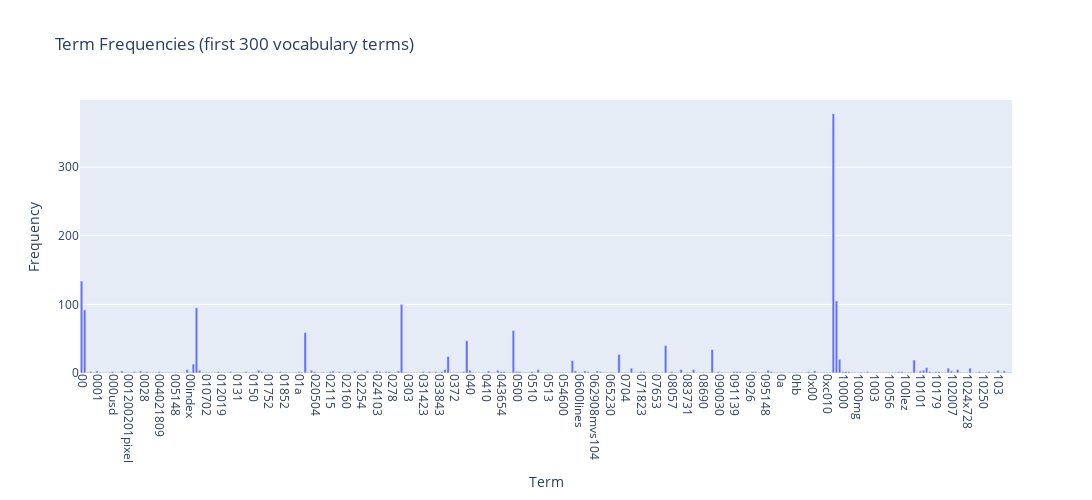

Write notebook code for a chart like this one.
### Markdown cell above
### >>> **Exercise 12 (take home):**
If you want a nicer interactive visualization here, I would encourage you try to install and use plotly to achieve this.

### Code cell
# Answer here
import plotly.express as px
N = 300  # term to show
terms = count_vect.get_feature_names_out()[:N]
freqs = term_frequencies[:N]

df_plot = pd.DataFrame({"term": terms, "freq": freqs})
fig = px.bar(
    df_plot,
    x="term",
    y="freq",
    title=f"Term Frequencies (first {N} vocabulary terms)",
    labels={"term": "Term", "freq": "Frequency"}
)
fig.update_layout(xaxis_tickangle=90, height=500, width=1100)
fig.show()

### Figure 1 — Plotly figure (JSON) as saved in the notebook; plotly's stock layout.template omitted (floating-point values rounded to 4 significant figures; data arrays with more than 128 entries replaced by an {"elided": "..."} marker saying what was removed)
{"data": [{"hovertemplate": "Term=%{x}<br>Frequency=%{y}<extra></extra>", "legendgroup": "", "marker": {"color": "#636efa", "pattern": {"shape": ""}}, "name": "", "orientation": "v", "showlegend": false, "textposition": "auto", "x": {"elided": "300 str values"}, "xaxis": "x", "y": {"elided": "300 int values"}, "yaxis": "y", "type": "bar"}], "layout": {"xaxis": {"anchor": "y", "domain": [0.0, 1.0], "title": {"text": "Term"}, "tickangle": 90}, "yaxis": {"anchor": "x", "domain": [0.0, 1.0], "title": {"text": "Frequency"}}, "legend": {"tracegroupgap": 0}, "title": {"text": "Term Frequencies (first 300 vocabulary terms)"}, "barmode": "relative", "height": 500, "width": 1100}}
